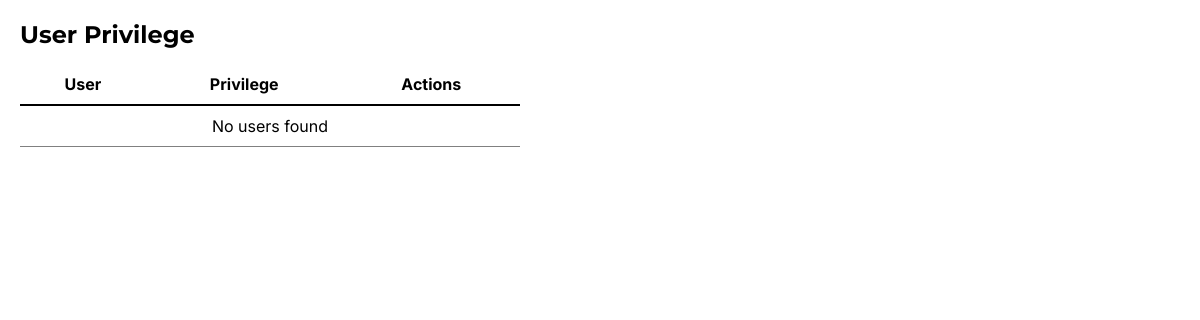
The page /admin/edit-privilege.php on the database as committed earlier.
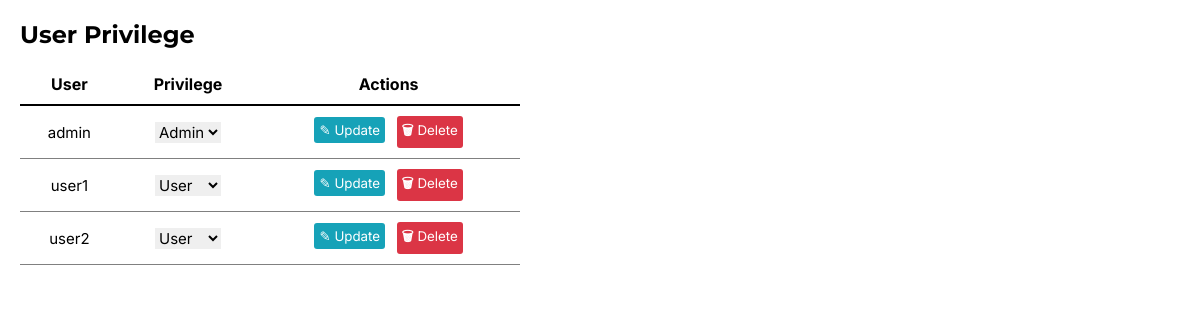
The same page on the database as committed later.
### tables this page shows
CREATE TABLE `users` (
  `id` int(11) NOT NULL,
  `username` varchar(255) NOT NULL,
  `password` varchar(255) NOT NULL,
  `privilege` varchar(10) NOT NULL,
  `email` varchar(255) NOT NULL,
  `token` varchar(64) NOT NULL,
  `expires_at` datetime DEFAULT NULL
);

### admin/function/privilege/users_privilege.php (called while the page is built, shortened)
<?php
include 'db.php';
$sql = "SELECT id, username, privilege FROM users";
$result = $conn->query($sql);
$users = [];
if ($result->num_rows > 0) {
    while ($row = $result->fetch_assoc()) {
        $users[] = $row;
    }
}
?>

### admin/edit-privilege.php (the view, shortened to what this page needs)
<?php require 'function/privilege/users_privilege.php'; ?>
<!DOCTYPE html>
<html lang="en">
<head>
    <link rel="stylesheet" href="../assets/edit-privilege.css">
</head>
<body>
    <div class="container">
        <h2>User Privilege</h2>
        <form action="function/privilege/update_privilege.php" method="POST">
            <table>
                <thead>
                    <tr>
                        <th>User</th>
                        <th>Privilege</th>
                        <th>Actions</th>
                    </tr>
                </thead>
                <tbody>
                    <?php if (!empty($users)): ?>
                        <?php foreach ($users as $user): ?>
                            <tr>
                                <td>
                                    <p class="user">
                                        <?= htmlspecialchars($user['username']); ?>
                                    </p>
                                </td>
                                <td>
                                    <select name="privilege[<?= $user['id']; ?>]">
                                        <option value="admin" <?= $user['privilege'] === 'admin' ? 'selected' : ''; ?>>Admin</option>
                                        <option value="user" <?= $user['privilege'] === 'user' ? 'selected' : ''; ?>>User</option>
                                    </select>
                                </td>
                                <td>
                                    <button class="btn update-btn" type="submit" name="update" value="<?= $user['id']; ?>">&#9998; Update</button>
                                    <button class="btn delete-btn" type="button" onclick="deleteUser(<?= $user['id']; ?>)">
                                        <strong>&#128465;</strong> Delete
                                    </button>
                                </td>
                            </tr>
                        <?php endforeach; ?>
                    <?php else: ?>
                        <tr><td colspan="3">No users found</td></tr>
                    <?php endif; ?>
                </tbody>
            </table>
        </form>
    </div>
</body>
</html>

Rows that differ between the two databases and show on the page:
added users: username "admin", privilege+id "Admin"
added users: username "user1", privilege+id "User"
added users: username "user2", privilege+id "User"
Other text that changed with them:
text no longer shown: "No users found"
